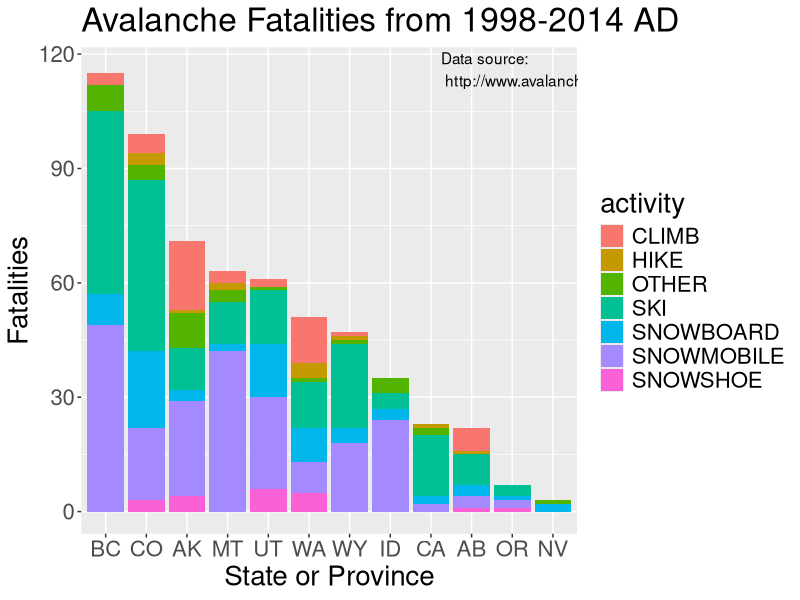

This chart was generated by the following R code:
library(ggplot2)

setwd('C:/Users/Mary/Documents/andrew')

df = read.csv('./avy_deaths.csv', 
              as.is=1:6)

df$date = as.Date(df$date)
df$fatalities = as.numeric(df$fatalities)
df$fatalities[is.na(df$fatalities)] = 0
df[which(df$state == ' '), 'state'] = NA
df[which(df$activity == 'SNOWBOARD '), 'activity'] = 'SNOWBOARD'
df[which(df$activity == 'SNOWMOBILE '), 'activity'] = 'SNOWMOBILE'


df$activity = as.factor(df$activity)


bc_ski_states = c('AB', 'AK', 'BC', 'CA', 'CO', 'ID', 'MT', 'OR',
                  'UT', 'WA', 'WY', 'NV')
bc_ski = df[df$state %in% bc_ski_states, ]

state_table = aggregate(fatalities ~ state, bc_ski, sum)
state_levels = na.omit(state_table$state)[order(state_table$fatalities, decreasing=TRUE)]
bc_ski$state = factor(bc_ski$state, levels=state_levels)

ggp = ggplot(bc_ski) + geom_bar(aes(x=state, weight=fatalities, fill=activity))
ggp + ggtitle('Avalanche Fatalities from 1998-2014 AD') + 
  xlab('State or Province') + ylab('Fatalities') + theme(text=element_text(size=20)) +
  annotate('text', label='Data source:\n http://www.avalanche.org', y=116, x=9.25, hjust=0)
